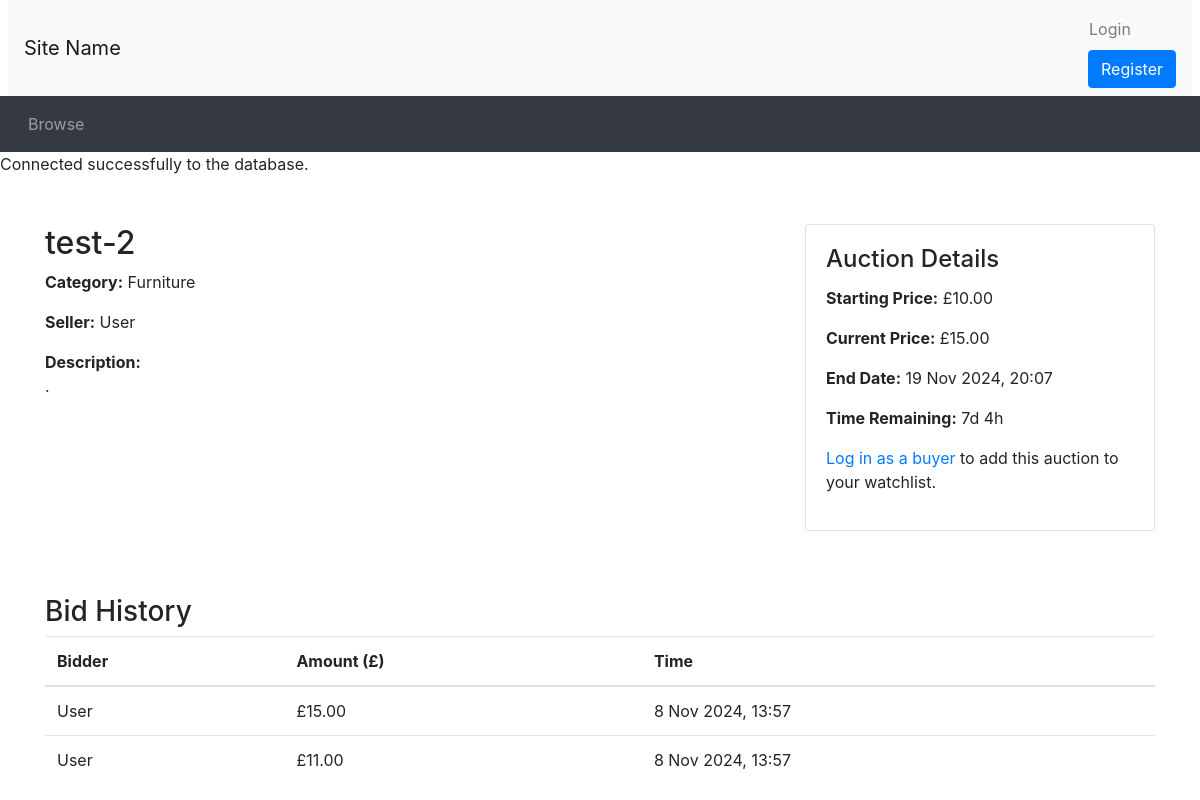
Page /auction_details.php?auctionID=2 on the committed database.
### tables this page shows
CREATE TABLE `Auction` (
  `AuctionID` int(11) NOT NULL,
  `UserID` int(11) DEFAULT NULL,
  `ItemName` varchar(255) DEFAULT NULL,
  `Description` varchar(255) DEFAULT NULL,
  `CategoryID` int(11) NOT NULL,
  `ReservePrice` float DEFAULT NULL,
  `StartPrice` float DEFAULT NULL,
  `EndDate` datetime(6) DEFAULT NULL,
  `Views` int(11) DEFAULT 0,
  `Image` varchar(255) DEFAULT NULL
);

CREATE TABLE `Category` (
  `CategoryID` int(11) NOT NULL,
  `CategoryName` varchar(255) DEFAULT NULL
);

CREATE TABLE `Users` (
  `UserID` int(11) NOT NULL,
  `Username` varchar(255) DEFAULT NULL,
  `Email` varchar(255) DEFAULT NULL,
  `Password` varchar(255) DEFAULT NULL,
  `Role` varchar(255) DEFAULT NULL
);

CREATE TABLE `Bid` (
  `BidID` int(11) NOT NULL,
  `AuctionID` int(11) NOT NULL,
  `UserID` int(11) NOT NULL,
  `BidAmount` float DEFAULT NULL,
  `BidLength` int(11) DEFAULT NULL,
  `BidTime` timestamp NOT NULL DEFAULT current_timestamp()
);

### auction_details.php (the view, shortened to what this page needs)
<?php
include_once("header.php");
include_once("utilities.php");
$auctionID = $_GET['auctionID'];
$sql = "SELECT a.ItemName, a.Description, a.StartPrice, a.ReservePrice, a.EndDate,
               u.UserName AS SellerName, c.CategoryName
        FROM Auction a
        JOIN Users u ON a.UserID = u.UserID
        JOIN Category c ON a.CategoryID = c.CategoryID
        WHERE a.AuctionID = ?";
$stmt = $conn->prepare($sql);
$stmt->bind_param("i", $auctionID);
$stmt->execute();
$result = $stmt->get_result();
if ($result->num_rows === 0) {
    echo "<div class='container mt-5'><p>Auction not found.</p></div>";
} else {
    $auction = $result->fetch_assoc();
    $bidQuery = "SELECT MAX(BidAmount) AS HighestBid FROM Bid WHERE AuctionID = ?";
    $bidStmt = $conn->prepare($bidQuery);
    $bidStmt->bind_param("i", $auctionID);
    $bidStmt->execute();
    $bidResult = $bidStmt->get_result();
    $bidData = $bidResult->fetch_assoc();
    $currentPrice = $bidData['HighestBid'] ?? $auction['StartPrice'];
    $now = new DateTime();
    $endDate = new DateTime($auction['EndDate']);
    $timeRemaining = $now < $endDate ? $endDate->diff($now) : null;
    echo "<div class='container mt-5'>";
    echo "<div class='row'>";
    echo "<div class='col-md-8'>";
    echo "<h2>" . htmlspecialchars($auction['ItemName']) . "</h2>";
    echo "<p><strong>Category:</strong> " . htmlspecialchars($auction['CategoryName']) . "</p>";
    echo "<p><strong>Seller:</strong> " . htmlspecialchars($auction['SellerName']) . "</p>";
    echo "<p><strong>Description:</strong><br>" . nl2br(htmlspecialchars($auction['Description'])) . "</p>";
    echo "</div>";
    echo "<div class='col-md-4'>";
    echo "<div class='card mb-3'>";
    echo "<div class='card-body'>";
    echo "<h4 class='card-title'>Auction Details</h4>";
    echo "<p><strong>Starting Price:</strong> £" . number_format($auction['StartPrice'], 2) . "</p>";
    echo "<p><strong>Current Price:</strong> £" . number_format($currentPrice, 2) . "</p>";
    echo "<p><strong>End Date:</strong> " . htmlspecialchars(date("j M Y, H:i", strtotime($auction['EndDate']))) . "</p>";
    if ($timeRemaining) {
        echo "<p><strong>Time Remaining:</strong> " . display_time_remaining($timeRemaining) . "</p>";
    } else {
        echo "<p class='text-danger'><strong>This auction has ended.</strong></p>";
    }
    if (isset($_SESSION['logged_in']) && $_SESSION['logged_in'] === true && $_SESSION['Role'] === 'buyer') {
        $userID = $_SESSION['UserID'];
        $watchlistQuery = "SELECT * FROM WatchList WHERE AuctionID = ? AND UserID = ?";
        $watchlistStmt = $conn->prepare($watchlistQuery);
        $watchlistStmt->bind_param("ii", $auctionID, $userID);
        $watchlistStmt->execute();
        $watchlistResult = $watchlistStmt->get_result();
        if ($watchlistResult->num_rows > 0) {
            echo "<form method='post' action='remove_from_watchlist.php'>
                    <input type='hidden' name='auctionID' value='$auctionID'>
                    <button type='submit' class='btn btn-secondary btn-block'>Unwatch</button>
                  </form>";
        } else {
            echo "<form method='post' action='add_to_watchlist.php'>
                    <input type='hidden' name='auctionID' value='$auctionID'>
                    <button type='submit' class='btn btn-primary btn-block'>Add to Watchlist</button>
                  </form>";
        }
        $watchlistStmt->close();
    } else {
        echo "<p><a href='login.php'>Log in as a buyer</a> to add this auction to your watchlist.</p>";
    }
    echo "</div>";
    echo "</div>";
    echo "</div>";
    echo "</div>";
    echo "<div class='bid-history mt-5'>";
    echo "<h3>Bid History</h3>";
    $historyQuery = "SELECT b.BidAmount, b.BidTime, u.Username AS BidderName
                     FROM Bid b
                     JOIN Users u ON b.UserID = u.UserID
                     WHERE b.AuctionID = ?
                     ORDER BY b.BidTime DESC";
    $historyStmt = $conn->prepare($historyQuery);
    $historyStmt->bind_param("i", $auctionID);
    $historyStmt->execute();
    $historyResult = $historyStmt->get_result();
    if ($historyResult->num_rows > 0) {
        echo "<table class='table'>";
        echo "<thead><tr><th>Bidder</th><th>Amount (£)</th><th>Time</th></tr></thead>";
        echo "<tbody>";
        while ($bidRow = $historyResult->fetch_assoc()) {
            echo "<tr>";
            echo "<td>" . htmlspecialchars($bidRow['BidderName']) . "</td>";
            echo "<td>£" . number_format($bidRow['BidAmount'], 2) . "</td>";
            echo "<td>" . date("j M Y, H:i", strtotime($bidRow['BidTime'])) . "</td>";
            echo "</tr>";
        }
        echo "</tbody></table>";
    } else {
        echo "<p>No bids yet.</p>";
    }
    echo "</div>";
}
echo "</div>";
include_once("footer.php");
?>

### header.php (shortened to what this page needs)
<!doctype html>
<html lang="en">
<head>
  <link rel="stylesheet" href="css/bootstrap.min.css">
  <link rel="stylesheet" href="https://cdnjs.cloudflare.com/ajax/libs/font-awesome/4.7.0/css/font-awesome.min.css">
  <link rel="stylesheet" href="css/custom.css">
</head>
<body>
<nav class="navbar navbar-expand-lg navbar-light bg-light mx-2">
  <a class="navbar-brand" href="#">Site Name </a>
  <ul class="navbar-nav ml-auto">
    <li class="nav-item">
      <?php
      if (isset($_SESSION['logged_in']) && $_SESSION['logged_in'] == true) {
          echo '<span class="navbar-text mr-3">Welcome, ' . htmlspecialchars($_SESSION['Username']) . '</span>';
          echo '<a class="nav-link" href="logout.php">Logout</a>';
      } else {
          echo '<button type="button" class="btn nav-link" data-toggle="modal" data-target="#loginModal">Login</button>';
          echo '<a href="register.php" class="btn btn-primary ml-2">Register</a>';
      }
      ?>
    </li>
  </ul>
</nav>
<nav class="navbar navbar-expand-lg navbar-dark bg-dark">
  <ul class="navbar-nav align-middle">
    <li class="nav-item mx-1">
      <a class="nav-link" href="browse.php">Browse</a>
    </li>
  </ul>
</nav>

### utilities.php (shortened to what this page needs)
<?php
function display_time_remaining($interval) {
    if ($interval->days == 0 && $interval->h == 0) {
      $time_remaining = $interval->format('%im %Ss');
    }
    else if ($interval->days == 0) {
      $time_remaining = $interval->format('%hh %im');
    }
    else {
      $time_remaining = $interval->format('%ad %hh');
    }
  return $time_remaining;
}
$servername = "localhost";
$username = "root";
$password = "";
$database = "AuctionDB";
$conn = new mysqli($servername, $username, $password, $database);
if ($conn->connect_error) {
    die("Connection failed: " . $conn->connect_error);
} else {
    echo "Connected successfully to the database.";
}
?>

### footer.php (shortened to what this page needs)
</body>
</html>

### rows in the picture
auction: ItemName "test-2", CategoryID.CategoryName "Furniture", UserID.Username "User", Description ".", StartPrice "10.00", EndDate "19 Nov 2024, 20:07"
bid: UserID.Username "User", BidAmount "15.00", BidTime "8 Nov 2024, 13:57"
bid: UserID.Username "User", BidAmount "11.00", BidTime "8 Nov 2024, 13:57"

### other values in the picture
$currentPrice "15.00"
